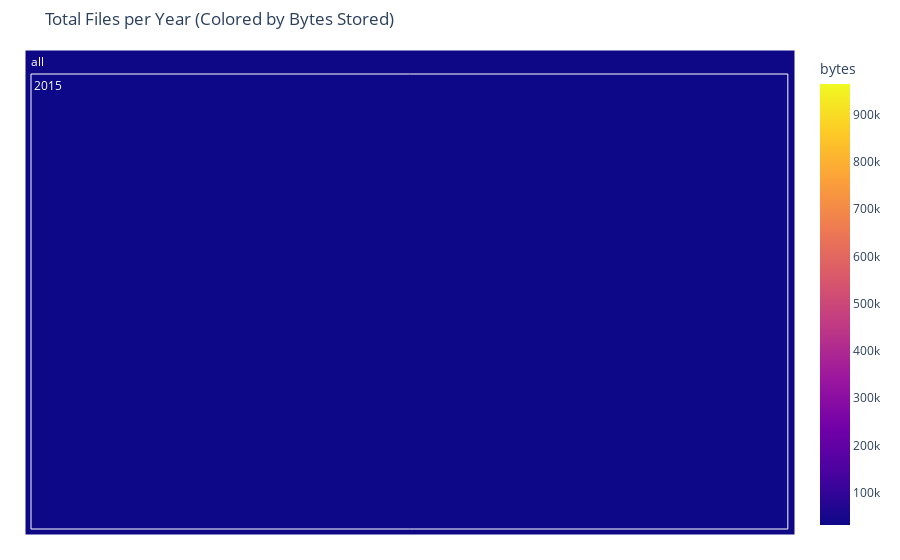

Here is the notebook cell this chart was saved with:
### Markdown cell above
As we look at this list of the most frequent file names in this accession, we can clearly see that the most common file name is index.html, a web page file, with 45 occurances. Next there are some GIF files, usually these are web graphics. Then we have some files called "new.txt", "new.lst", and "readme.txt". It is clues like these that make digital appraisal somewhat of a detective story. You might dive deeper into these files, by reading the files themselves or by researching the file names on the Internet to see what workflows may have produced them.

# TODO Differentiate Older and More Recent Folders

Depending upon the operating system, files will have a modified date and/or a created date. Usually the modified date is the more significant of these, because it indicates the last edit to a file and may indicate when it was completed or no longer relevant. When transferring files to our own storage we have to be careful to either capture or preserve these dates as metadata.

NOTE: Since this notebook is copied from a Git repository, the sample files included here do not have their original modified date. Since we cannot provide accurately dated files via Git, we are providing some alternative inventory CSV files that were prepared separately.

TODO: color by average timestamp
TODO: find samples or supply an inventory file better good timestamps..

### Code cell
import plotly.express as px

fig = px.treemap(df,
                 title="Total Files per Year (Colored by Bytes Stored)",
                 path=[px.Constant("all"), 'mod_year'], 
                 color='mod_year'
                )
fig.update_traces(root_color="lightgrey")
fig.update_layout(margin = dict(t=50, l=25, r=25, b=25))
fig.show()

### Figure 1 — Plotly figure (JSON) as saved in the notebook; plotly's stock layout.template omitted (floating-point values rounded to 4 significant figures)
{"data": [{"branchvalues": "total", "customdata": [[31220.0], [965120], [32650.0]], "domain": {"x": [0, 1], "y": [0, 1]}, "hovertemplate": "labels=%{label}<br>count=%{value}<br>parent=%{parent}<br>id=%{id}<br>bytes=%{color}<extra></extra>", "ids": ["all/2015", "all/2022", "all"], "labels": ["2015", "2022", "all"], "marker": {"coloraxis": "coloraxis", "colors": [31220.0, 965120, 32650.0]}, "name": "", "parents": ["all", "all", ""], "root": {"color": "lightgrey"}, "type": "treemap", "values": [655, 1, 656]}], "layout": {"autosize": true, "coloraxis": {"colorbar": {"title": {"text": "bytes"}}, "colorscale": [[0, "#0d0887"], [0.1111, "#46039f"], [0.2222, "#7201a8"], [0.3333, "#9c179e"], [0.4444, "#bd3786"], [0.5556, "#d8576b"], [0.6667, "#ed7953"], [0.7778, "#fb9f3a"], [0.8889, "#fdca26"], [1, "#f0f921"]]}, "legend": {"tracegroupgap": 0}, "margin": {"b": 25, "l": 25, "r": 25, "t": 50}, "title": {"text": "Total Files per Year (Colored by Bytes Stored)"}}}
